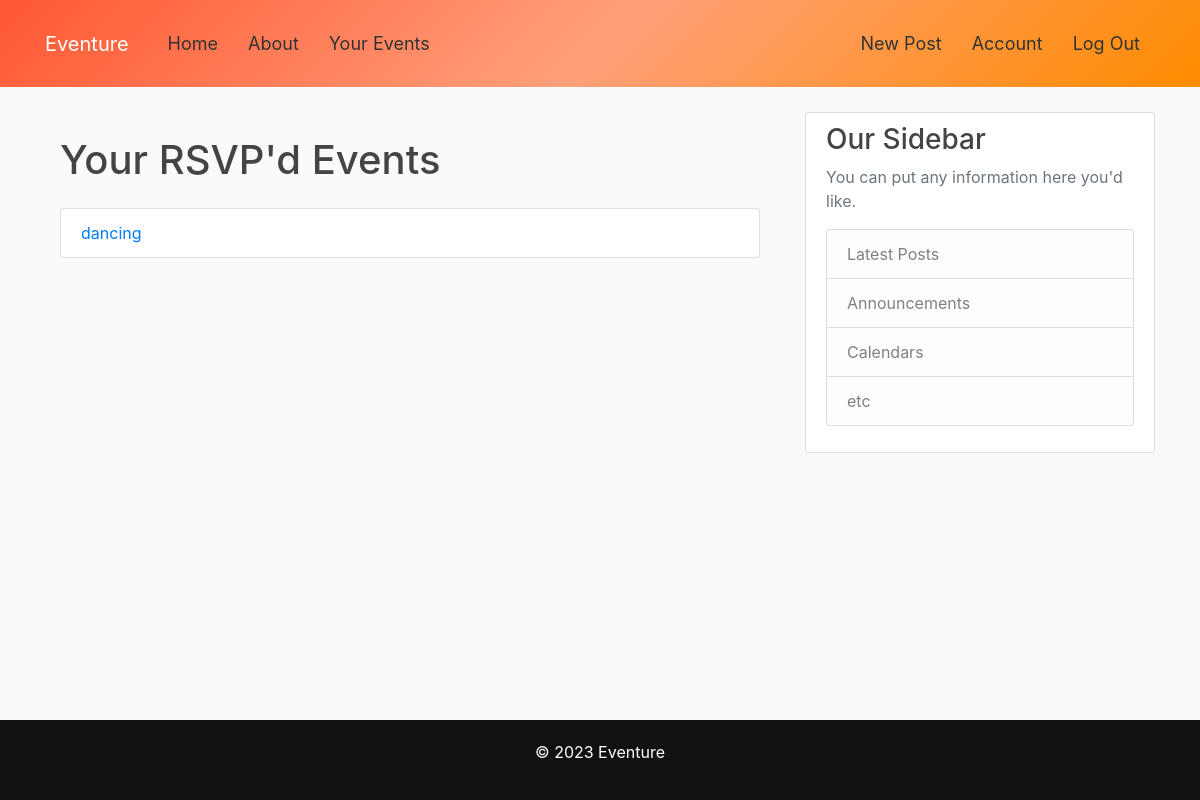
Page /your_events (signed in) on the earlier database version.
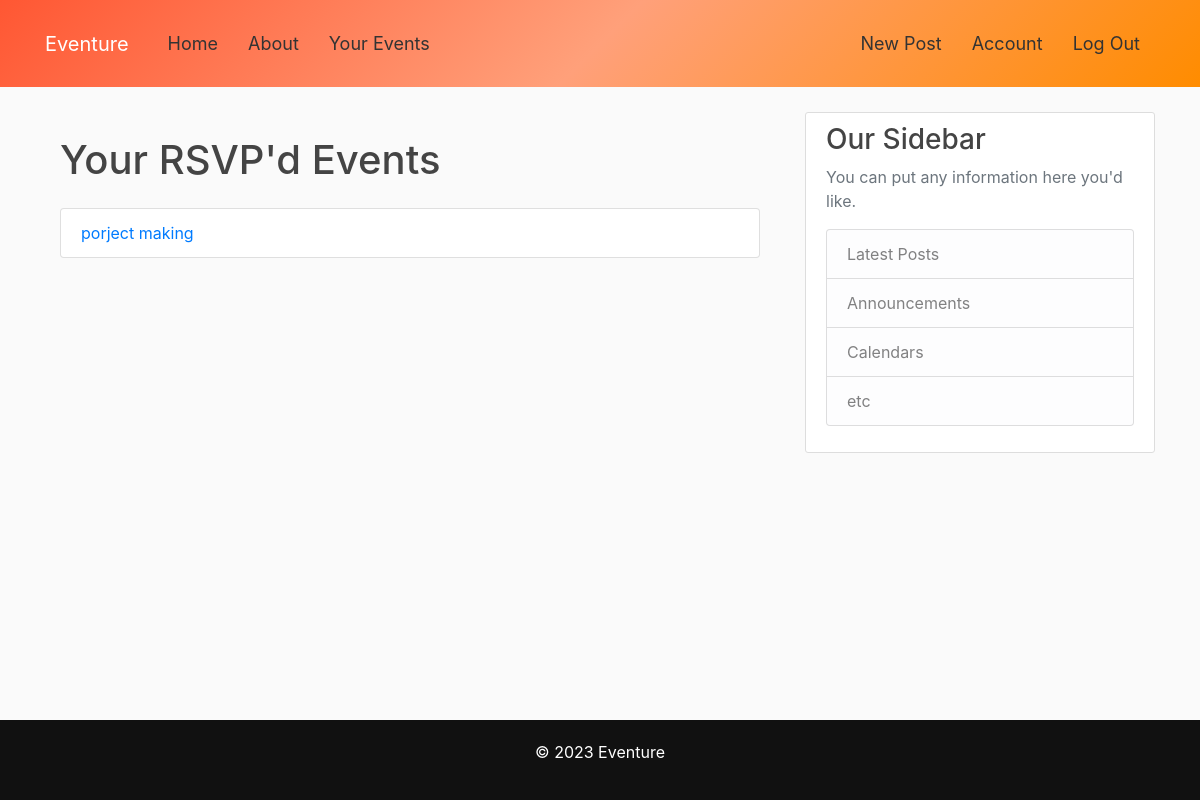
Same page on the later database version.
### flaskBlog/models.py (models this page shows, shortened)
class RSVP(db.Model):
    id = db.Column(db.Integer, primary_key=True)
    user_id = db.Column(db.Integer, db.ForeignKey('user.id'), nullable=False)
    post_id = db.Column(db.Integer, db.ForeignKey('post.id'), nullable=False)

class Post(db.Model):
    id = db.Column(db.Integer, primary_key=True)
    title = db.Column(db.String(100), nullable=False)
    date_posted = db.Column(db.DateTime, nullable=False, default=datetime.utcnow)
    content = db.Column(db.Text, nullable=False)
    user_id = db.Column(db.Integer, db.ForeignKey('user.id'), nullable=False)
    rsvps = db.relationship('RSVP', backref='post', lazy=True, cascade='all, delete-orphan')

### flaskBlog/routes.py (the view)
@app.route("/your_events")
@login_required
def your_events():
    rsvps = RSVP.query.filter_by(user_id=current_user.id).all()
    return render_template('your_events.html', title='Your Events', rsvps=rsvps)

### flaskBlog/models.py (called while the page is built)
@login_manager.user_loader
def load_user(user_id):
    return User.query.get(int(user_id))

### flaskBlog/templates/your_events.html
{% extends "layout.html" %}
{% block content %}
  <div class="container">
    <h1 class="my-4">Your RSVP'd Events</h1>
    <ul class="list-group">
      {% if rsvps %}
        {% for rsvp in rsvps %}
          <li class="list-group-item">
            <a href="{{ url_for('post', post_id=rsvp.post.id) }}">{{ rsvp.post.title }}</a>
          </li>
        {% endfor %}
      {% else %}
        <li class="list-group-item">You haven't RSVP'd to any events yet.</li>
      {% endif %}
    </ul>
  </div>
{% endblock %}

### flaskBlog/templates/layout.html (shortened to what this page needs)
<!DOCTYPE html>
<html lang="en">
<head>
  <link rel="stylesheet" href="https://cdn.jsdelivr.net/npm/bootstrap@4.3.1/dist/css/bootstrap.min.css"
>
  <link rel="stylesheet" type="text/css" href="{{ url_for('static', filename='main.css')}}">
</head>
<body>
  <header class="site-header">
    <nav class="navbar navbar-expand-md navbar-dark bg-steel fixed-top">
      <div class="container">
        <a class="navbar-brand mr-4" href="/">Eventure</a>
        <div class="collapse navbar-collapse" id="navbarToggle">
          <div class="navbar-nav mr-auto">
            <a class="nav-item nav-link" href="{{ url_for('home') }}">Home</a>
            <a class="nav-item nav-link" href="{{ url_for('about') }}">About</a>
            <a class="nav-item nav-link" href="{{ url_for('your_events') }}">Your Events</a>
          </div>
          <div class="navbar-nav">
            {% if current_user.is_authenticated %}
            <a class="nav-item nav-link" href="{{ url_for('new_post') }}">New Post</a>
            <a class="nav-item nav-link" href="{{ url_for('account') }}">Account</a>
              <a class="nav-item nav-link" href="{{ url_for('logout') }}">Log Out</a>
            {% else %}
              <a class="nav-item nav-link" href="{{ url_for('login') }}">Login</a>
              <a class="nav-item nav-link" href="{{ url_for('register') }}">Register</a>
            {% endif %}
          </div>
        </div>
      </div>
    </nav>
  </header>
  <main role="main" class="container">
    <div class="row">
      <div class="col-md-8">
        {% block content %}{% endblock %}
      </div>
      <div class="col-md-4">
        <div class="content-section">
          <h3>Our Sidebar</h3>
          <p class='text-muted'>You can put any information here you'd like.
          <ul class="list-group">
            <li class="list-group-item list-group-item-light">Latest Posts</li>
            <li class="list-group-item list-group-item-light">Announcements</li>
            <li class="list-group-item list-group-item-light">Calendars</li>
            <li class="list-group-item list-group-item-light">etc</li>
          </ul>
          </p>
        </div>
      </div>
    </div>
  </main>
  <footer class="footer">
    <p>&copy; 2023 Eventure</p>
  </footer>
</body>
</html>

### flaskBlog/static/main.css (style rules this page uses)
body { background: #fafafa; color: #333333; margin-top: 7rem; }
h1, h2, h3, h4, h5, h6 { color: #444444; }
.bg-steel { background: linear-gradient(135deg, #FF5733, #FFA07A, #FF8C00); padding: 20px 0; }
.site-header .navbar-nav .nav-link { color: #333333; }
.content-section { background: #ffffff; padding: 10px 20px; border: 1px solid #dddddd; border-radius: 3px; margin-bottom: 20px; }
.site-header .navbar { padding: 20px 0; }
.site-header .navbar-nav .nav-link { padding: 10px 15px; font-size: 18px; }
.footer { background-color:#111; color: #fff; padding: 20px; text-align: center; position: absolute; bottom: 0; width: 100%; }

Differences in the rows shown:
removed RSVP: post "dancing"
added RSVP: post "porject making"
